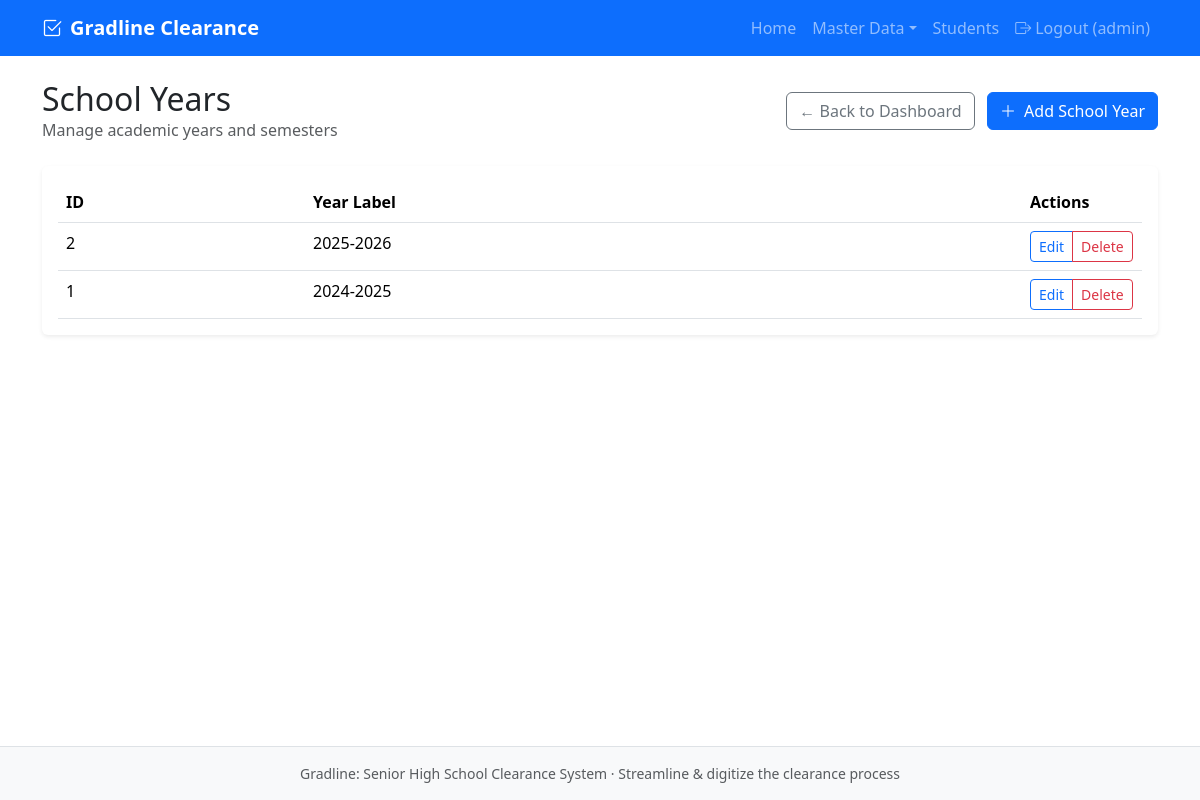
/admin/school_years/index.php (signed in), run on an earlier commit of the app's database.
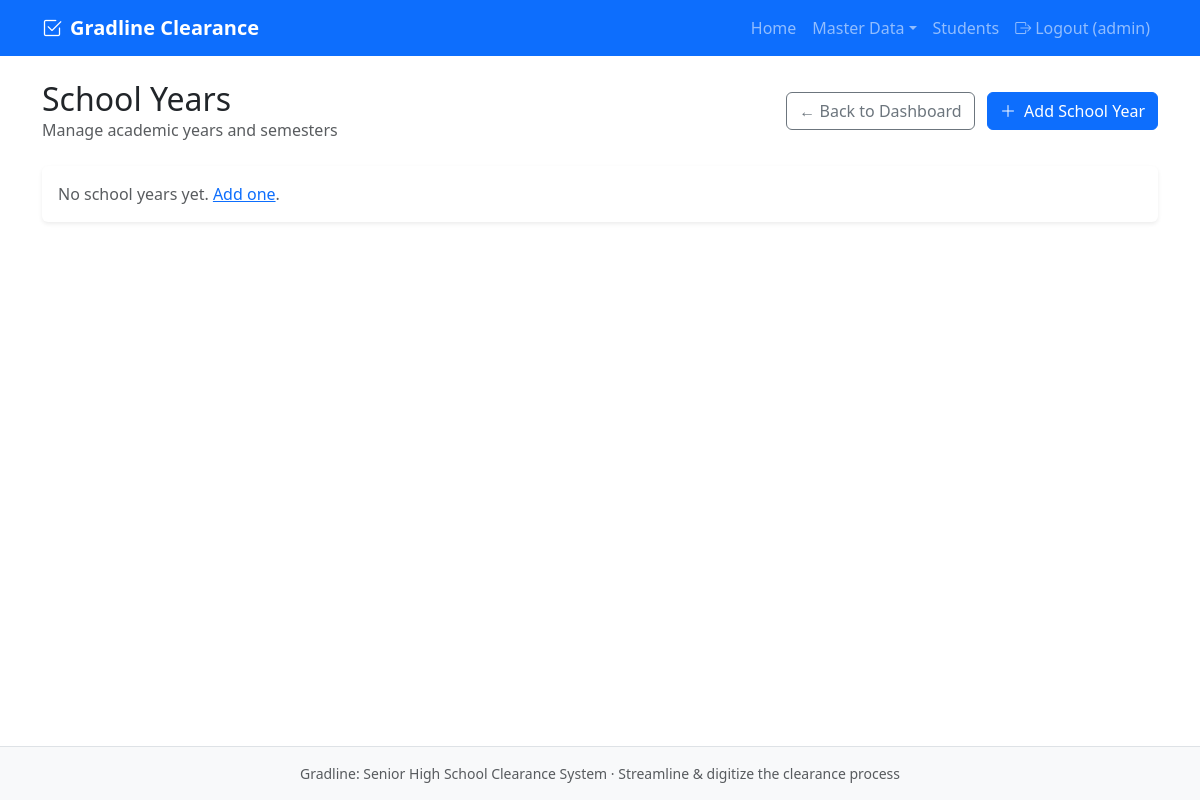
And on a later commit of the database.
### tables this page shows
CREATE TABLE users (
    user_id INT AUTO_INCREMENT PRIMARY KEY,
    username VARCHAR(80) NOT NULL UNIQUE,
    password_hash VARCHAR(255) NOT NULL,
    role ENUM('student', 'teacher', 'admin') NOT NULL,
    reference_id VARCHAR(20) DEFAULT NULL COMMENT 'LRN for student, teacher_id for teacher, NULL for admin',
    created_at TIMESTAMP DEFAULT CURRENT_TIMESTAMP,
    CONSTRAINT chk_reference CHECK (
        (role = 'admin' AND reference_id IS NULL) OR
        (role IN ('student', 'teacher') AND reference_id IS NOT NULL AND reference_id != '')
    )
);

CREATE TABLE school_year (
    school_year_id INT AUTO_INCREMENT PRIMARY KEY,
    year_label VARCHAR(20) NOT NULL UNIQUE
);

### includes/auth.php (called while the page is built, shortened)
<?php
function getCurrentUser() {
    $pdo = getDB();
    $stmt = $pdo->prepare('SELECT user_id, username, role, reference_id, created_at FROM users WHERE user_id = ?');
    $stmt->execute([$_SESSION['user_id']]);
    $user = $stmt->fetch();
    return $user ?: null;
}

### admin/school_years/index.php (the view, shortened to what this page needs)
<?php
require_once __DIR__ . '/../../includes/auth.php';
$pdo = getDB();
$stmt = $pdo->query("SELECT * FROM school_year ORDER BY year_label DESC");
$rows = $stmt->fetchAll();
require_once __DIR__ . '/../../includes/header.php';
?>
<div class="d-flex justify-content-between align-items-center mb-4">
    <div>
        <h1 class="h2 mb-0">School Years</h1>
        <p class="text-muted mb-0">Manage academic years and semesters</p>
    </div>
    <div>
        <a href="../../public/index.php" class="btn btn-outline-secondary me-2">← Back to Dashboard</a>
        <a href="create.php" class="btn btn-primary"><i class="bi bi-plus-lg me-1"></i> Add School Year</a>
    </div>
</div>
<div class="card">
    <div class="card-body">
        <?php if (empty($rows)): ?>
            <p class="text-muted mb-0">No school years yet. <a href="create.php">Add one</a>.</p>
        <?php else: ?>
            <div class="table-responsive">
                <table class="table table-hover mb-0">
                    <thead>
                        <tr>
                            <th>ID</th>
                            <th>Year Label</th>
                            <th width="120">Actions</th>
                        </tr>
                    </thead>
                    <tbody>
                        <?php foreach ($rows as $r): ?>
                            <tr>
                                <td><?php echo (int)$r['school_year_id']; ?></td>
                                <td><?php echo htmlspecialchars($r['year_label']); ?></td>
                                <td>
                                    <div class="btn-group btn-group-sm">
                                        <a href="edit.php?id=<?php echo (int)$r['school_year_id']; ?>" class="btn btn-outline-primary">Edit</a>
                                        <a href="delete.php?id=<?php echo (int)$r['school_year_id']; ?>" class="btn btn-outline-danger" onclick="return confirm('Delete this school year?');">Delete</a>
                                    </div>
                                </td>
                            </tr>
                        <?php endforeach; ?>
                    </tbody>
                </table>
            </div>
        <?php endif; ?>
    </div>
</div>
<?php require_once __DIR__ . '/../../includes/footer.php'; ?>

### includes/header.php (shortened to what this page needs)
<?php
$base = rtrim(WEB_BASE, '/');
require_once __DIR__ . '/auth.php';
$currentUser = getCurrentUser();
?>
<!DOCTYPE html>
<html lang="en">
<head>
    <link href="<?php echo $base; ?>/assets/bootstrap/css/bootstrap.min.css" rel="stylesheet">
    <link href="<?php echo $base; ?>/assets/bootstrap-icons/font/bootstrap-icons.css" rel="stylesheet">
    <link href="<?php echo $base; ?>/assets/css/style.css" rel="stylesheet">
    <link href="<?php echo $base; ?>/assets/css/admin-cards.css" rel="stylesheet">
</head>
<body class="d-flex flex-column min-vh-100">
    <nav class="navbar navbar-expand-lg navbar-dark bg-primary">
        <div class="container">
            <a class="navbar-brand fw-bold" href="<?php echo $base; ?>/public/index.php">
                <i class="bi bi-check2-square me-2"></i>Gradline Clearance
            </a>
            <div class="collapse navbar-collapse" id="navbarNav">
                <ul class="navbar-nav ms-auto">
                    <?php if ($currentUser): ?>
                        <li class="nav-item"><a class="nav-link" href="<?php echo $base; ?>/public/index.php">Home</a></li>
                        <?php if ($currentUser['role'] === 'student'): ?>
                            <li class="nav-item"><a class="nav-link" href="<?php echo $base; ?>/student/my_clearance.php">My Clearance</a></li>
                        <?php elseif ($currentUser['role'] === 'teacher'): ?>
                            <li class="nav-item"><a class="nav-link" href="<?php echo $base; ?>/teacher/clearance/index.php">Clearance</a></li>
                        <?php else: ?>
                            <li class="nav-item dropdown">
                                <a class="nav-link dropdown-toggle" href="#" data-bs-toggle="dropdown">Master Data</a>
                            </li>
                            <li class="nav-item"><a class="nav-link" href="<?php echo $base; ?>/admin/students/index.php">Students</a></li>
                        <?php endif; ?>
                        <li class="nav-item"><a class="nav-link" href="<?php echo $base; ?>/public/logout.php"><i class="bi bi-box-arrow-right me-1"></i>Logout (<?php echo htmlspecialchars($currentUser['username']); ?>)</a></li>
                    <?php endif; ?>
                </ul>
            </div>
        </div>
    </nav>
    <main class="container flex-grow-1 py-4">

### includes/footer.php (shortened to what this page needs)
    </main>
    <footer class="bg-light border-top py-3 mt-auto">
        <div class="container text-center text-muted small">
            Gradline: Senior High School Clearance System &middot; Streamline &amp; digitize the clearance process
        </div>
    </footer>
</body>
</html>

### assets/css/style.css (style rules this page uses)
:root { --gradline-primary: #0d6efd; --gradline-success: #198754; --gradline-pending: #ffc107; }
body { font-family: 'Segoe UI', system-ui, sans-serif; }
.card { box-shadow: 0 0.125rem 0.25rem rgba(0, 0, 0, 0.075); border: none; }
.table th { font-weight: 600; }
.btn-group-sm .btn { padding: 0.25rem 0.5rem; }

What changed in the data, as far as the page shows it:
removed school_year: school_year_id "2", year_label "2025-2026"
removed school_year: school_year_id "1", year_label "2024-2025"
Also different on the page:
text no longer shown: "ID Year Label Actions"
text now shown: "No school years yet. Add one ."
